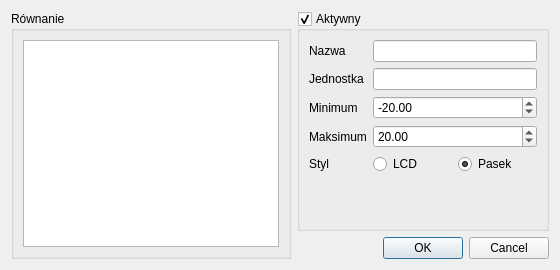
<?xml version="1.0" encoding="UTF-8"?>
<ui version="4.0">
 <class>SettingsDialog</class>
 <widget class="QDialog" name="SettingsDialog">
  <property name="geometry">
   <rect>
    <x>0</x>
    <y>0</y>
    <width>560</width>
    <height>270</height>
   </rect>
  </property>
  <property name="minimumSize">
   <size>
    <width>560</width>
    <height>270</height>
   </size>
  </property>
  <property name="windowTitle">
   <string>Opcje czujnika</string>
  </property>
  <property name="windowIcon">
   <iconset resource="../common.qrc">
    <normaloff>:/icons/icon_options</normaloff>:/icons/icon_options</iconset>
  </property>
  <property name="modal">
   <bool>true</bool>
  </property>
  <layout class="QGridLayout" name="gridLayout">
   <item row="0" column="1" rowspan="2">
    <widget class="QGroupBox" name="Enabled">
     <property name="sizePolicy">
      <sizepolicy hsizetype="Preferred" vsizetype="Expanding">
       <horstretch>0</horstretch>
       <verstretch>0</verstretch>
      </sizepolicy>
     </property>
     <property name="title">
      <string>Aktywny</string>
     </property>
     <property name="flat">
      <bool>false</bool>
     </property>
     <property name="checkable">
      <bool>true</bool>
     </property>
     <property name="checked">
      <bool>true</bool>
     </property>
     <layout class="QFormLayout" name="formLayout_2">
      <item row="0" column="0">
       <widget class="QLabel" name="labelName">
        <property name="text">
         <string>Nazwa</string>
        </property>
       </widget>
      </item>
      <item row="0" column="1">
       <widget class="QLineEdit" name="Name"/>
      </item>
      <item row="1" column="0">
       <widget class="QLabel" name="labelType">
        <property name="text">
         <string>Jednostka</string>
        </property>
       </widget>
      </item>
      <item row="1" column="1">
       <widget class="QLineEdit" name="Type"/>
      </item>
      <item row="2" column="0">
       <widget class="QLabel" name="labelMin">
        <property name="text">
         <string>Minimum</string>
        </property>
       </widget>
      </item>
      <item row="2" column="1">
       <widget class="QDoubleSpinBox" name="Min">
        <property name="minimum">
         <double>-1000.000000000000000</double>
        </property>
        <property name="maximum">
         <double>1000.000000000000000</double>
        </property>
        <property name="value">
         <double>-20.000000000000000</double>
        </property>
       </widget>
      </item>
      <item row="3" column="0">
       <widget class="QLabel" name="labelMax">
        <property name="text">
         <string>Maksimum</string>
        </property>
       </widget>
      </item>
      <item row="3" column="1">
       <widget class="QDoubleSpinBox" name="Max">
        <property name="minimum">
         <double>-1000.000000000000000</double>
        </property>
        <property name="maximum">
         <double>1000.000000000000000</double>
        </property>
        <property name="value">
         <double>20.000000000000000</double>
        </property>
       </widget>
      </item>
      <item row="4" column="0">
       <widget class="QLabel" name="labelStyle">
        <property name="text">
         <string>Styl</string>
        </property>
       </widget>
      </item>
      <item row="4" column="1">
       <layout class="QHBoxLayout" name="horizontalLayout">
        <item>
         <widget class="QRadioButton" name="StyleLCD">
          <property name="text">
           <string>LCD</string>
          </property>
         </widget>
        </item>
        <item>
         <widget class="QRadioButton" name="StyleBar">
          <property name="text">
           <string>Pasek</string>
          </property>
          <property name="checked">
           <bool>true</bool>
          </property>
         </widget>
        </item>
       </layout>
      </item>
     </layout>
    </widget>
   </item>
   <item row="2" column="1">
    <widget class="QDialogButtonBox" name="buttonBox">
     <property name="orientation">
      <enum>Qt::Horizontal</enum>
     </property>
     <property name="standardButtons">
      <set>QDialogButtonBox::Cancel|QDialogButtonBox::Ok</set>
     </property>
    </widget>
   </item>
   <item row="0" column="0" rowspan="3">
    <widget class="QGroupBox" name="groupEquation">
     <property name="sizePolicy">
      <sizepolicy hsizetype="Expanding" vsizetype="Expanding">
       <horstretch>0</horstretch>
       <verstretch>0</verstretch>
      </sizepolicy>
     </property>
     <property name="title">
      <string>Równanie</string>
     </property>
     <layout class="QGridLayout" name="groupScript">
      <item row="0" column="0">
       <widget class="QPlainTextEdit" name="Equation">
        <property name="tabStopWidth">
         <number>10</number>
        </property>
       </widget>
      </item>
     </layout>
    </widget>
   </item>
  </layout>
 </widget>
 <resources>
  <include location="../common.qrc"/>
 </resources>
 <connections>
  <connection>
   <sender>buttonBox</sender>
   <signal>accepted()</signal>
   <receiver>SettingsDialog</receiver>
   <slot>accept()</slot>
   <hints>
    <hint type="sourcelabel">
     <x>270</x>
     <y>291</y>
    </hint>
    <hint type="destinationlabel">
     <x>157</x>
     <y>274</y>
    </hint>
   </hints>
  </connection>
  <connection>
   <sender>buttonBox</sender>
   <signal>rejected()</signal>
   <receiver>SettingsDialog</receiver>
   <slot>reject()</slot>
   <hints>
    <hint type="sourcelabel">
     <x>270</x>
     <y>291</y>
    </hint>
    <hint type="destinationlabel">
     <x>286</x>
     <y>274</y>
    </hint>
   </hints>
  </connection>
  <connection>
   <sender>Max</sender>
   <signal>editingFinished()</signal>
   <receiver>SettingsDialog</receiver>
   <slot>onParamsChange()</slot>
   <hints>
    <hint type="sourcelabel">
     <x>226</x>
     <y>173</y>
    </hint>
    <hint type="destinationlabel">
     <x>536</x>
     <y>352</y>
    </hint>
   </hints>
  </connection>
  <connection>
   <sender>Min</sender>
   <signal>editingFinished()</signal>
   <receiver>SettingsDialog</receiver>
   <slot>onParamsChange()</slot>
   <hints>
    <hint type="sourcelabel">
     <x>147</x>
     <y>125</y>
    </hint>
    <hint type="destinationlabel">
     <x>637</x>
     <y>195</y>
    </hint>
   </hints>
  </connection>
  <connection>
   <sender>Name</sender>
   <signal>editingFinished()</signal>
   <receiver>SettingsDialog</receiver>
   <slot>onParamsChange()</slot>
   <hints>
    <hint type="sourcelabel">
     <x>106</x>
     <y>21</y>
    </hint>
    <hint type="destinationlabel">
     <x>493</x>
     <y>42</y>
    </hint>
   </hints>
  </connection>
 </connections>
 <slots>
  <slot>onParamsChange()</slot>
 </slots>
</ui>
